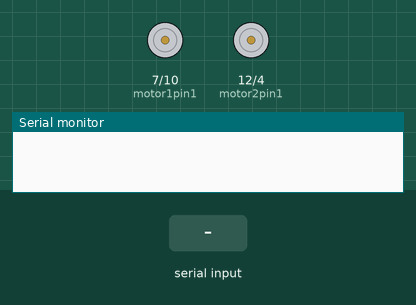
Recording of a sketch running on a simulated Arduino Uno, built with avr-gcc and run on an emulated ATmega328P. Parts: motor-driver pin pairs drawn as motors (green arrow = first pin HIGH = forward, orange = second pin HIGH = backward, longer = more drive, scaled by the enable pin), the last lines printed to the serial monitor. The inputs (shaded band) are chosen by the test bench.

Above: at 1.2 s.
1.3 s: "F" received over the second serial link
At 2.2 s:
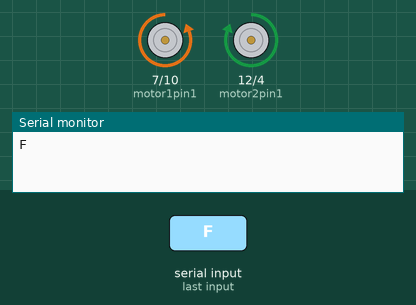
2.8 s: "B" received over the second serial link
At 3.4 s:
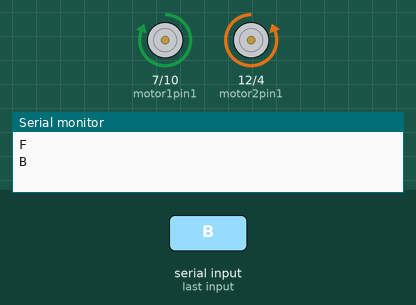
4.3 s: "L" received over the second serial link
At 5.5 s:
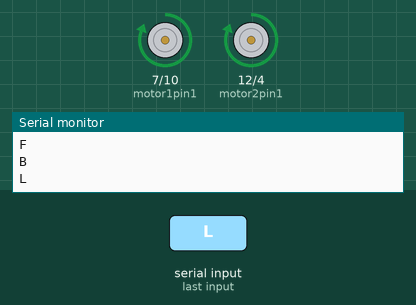
5.8 s: "R" received over the second serial link
At 6.8 s:
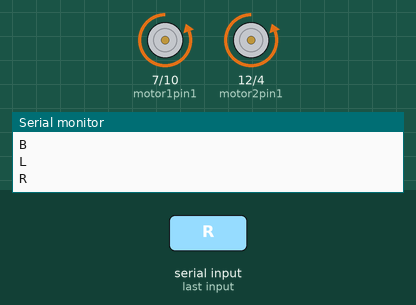
Timing chart, 0 to 8.3 s (numbered marks = the images above; inputs shaded):
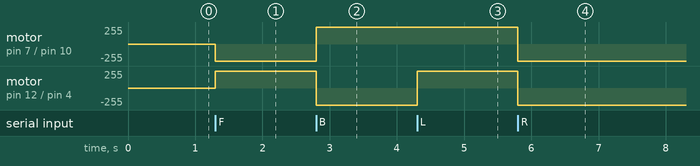

Measured:
- after the input at 1.3 s, motor on pin 7 (motor1pin1) / pin 10 (motor1pin2): stopped → backward 255/255 at once; motor on pin 12 (motor2pin1) / pin 4 (motor2pin2): stopped → forward 255/255 at once
- after the input at 2.8 s, motor on pin 7 (motor1pin1) / pin 10 (motor1pin2): backward 255/255 → forward 255/255 at once; motor on pin 12 (motor2pin1) / pin 4 (motor2pin2): forward 255/255 → backward 255/255 at once
- after the input at 4.3 s, motor on pin 12 (motor2pin1) / pin 4 (motor2pin2): backward 255/255 → forward 255/255 at once
- after the input at 5.8 s, motor on pin 7 (motor1pin1) / pin 10 (motor1pin2), motor on pin 12 (motor2pin1) / pin 4 (motor2pin2): forward 255/255 → backward 255/255 at once

The sketch:

ManualControl.ino
```cpp
#include <SoftwareSerial.h>

int motor1pin1 = 7;
int motor1pin2 = 10;

int motor2pin1 = 12;
int motor2pin2 = 4;

int enA = 11;  // Motor 1 speed control (optional)
int enB = 5;  // Motor 2 speed control (optional)

// Bluetooth module connected to pins 10 (TX of HC-05) and 11 (RX of HC-05)
SoftwareSerial Bluetooth(8, 9); // RX, TX

void setup() {
  // Set up the motor pins
  pinMode(motor1pin1, OUTPUT);
  pinMode(motor1pin2, OUTPUT);
  pinMode(motor2pin1, OUTPUT);
  pinMode(motor2pin2, OUTPUT);

  pinMode(enA, OUTPUT); // (Optional) Motor speed control
  pinMode(enB, OUTPUT); // (Optional) Motor speed control

  // Start Bluetooth communication
  Bluetooth.begin(9600); // Set baud rate of Bluetooth module
  Serial.begin(9600);    // For debugging

  // Set initial motor speed
  analogWrite(enA, 255); // Speed control for motor 1 (optional)
  analogWrite(enB, 255); // Speed control for motor 2 (optional)
}

void loop() {
  // Check if any data is received from the Bluetooth app
  if (Bluetooth.available()) {
    char command = Bluetooth.read();  // Read the command sent from the app
    Serial.println(command);          // For debugging

    // Command interpretation for motor control
    switch (command) {
      case 'F': // Forward
        moveForward();
        break;
      case 'B': // Backward
        moveBackward();
        break;
      case 'L': // Left
        turnLeft();
        break;
      case 'R': // Right
        turnRight();
        break;
      case 'S': // Stop
        stopMotors();
        break;
      default:
        // Ignore unrecognized commands
        break;
    }
  }
}

void moveForward() {
  digitalWrite(motor1pin1, LOW);
  digitalWrite(motor1pin2, HIGH);
  digitalWrite(motor2pin1, HIGH);
  digitalWrite(motor2pin2, LOW);
}

void moveBackward() {
  digitalWrite(motor1pin1, HIGH);
  digitalWrite(motor1pin2, LOW);
  digitalWrite(motor2pin1, LOW);
  digitalWrite(motor2pin2, HIGH);
}

void turnLeft() {
  digitalWrite(motor1pin1, HIGH);
  digitalWrite(motor1pin2, LOW);
  digitalWrite(motor2pin1, HIGH);
  digitalWrite(motor2pin2, LOW);
}

void turnRight() {
  digitalWrite(motor1pin1, LOW);
  digitalWrite(motor1pin2, HIGH);
  digitalWrite(motor2pin1, LOW);
  digitalWrite(motor2pin2, HIGH);
}

void stopMotors() {
  digitalWrite(motor1pin1, LOW);
  digitalWrite(motor1pin2, LOW);
  digitalWrite(motor2pin1, LOW);
  digitalWrite(motor2pin2, LOW);
}
```
